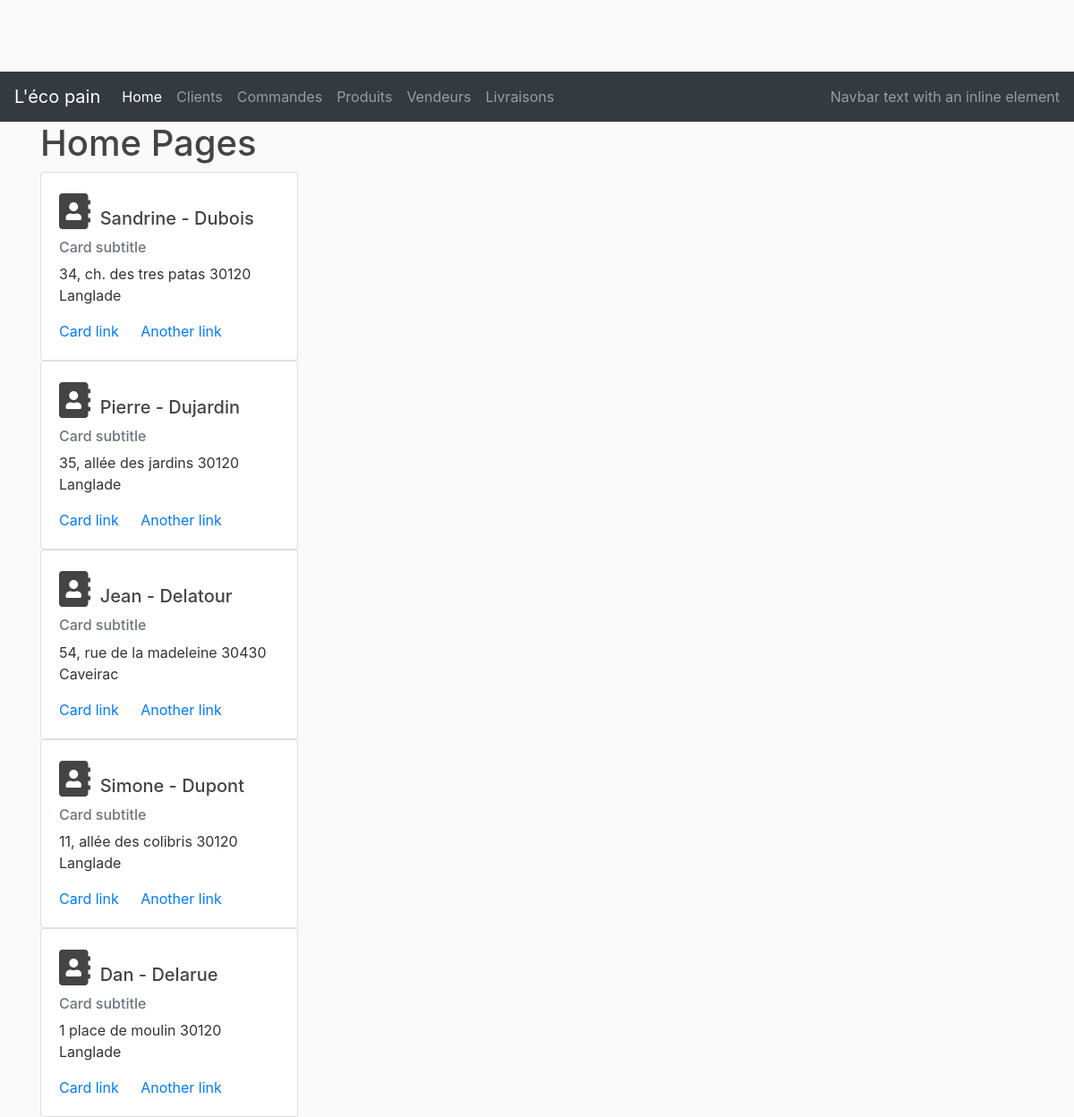
Page /home on the earlier database version.
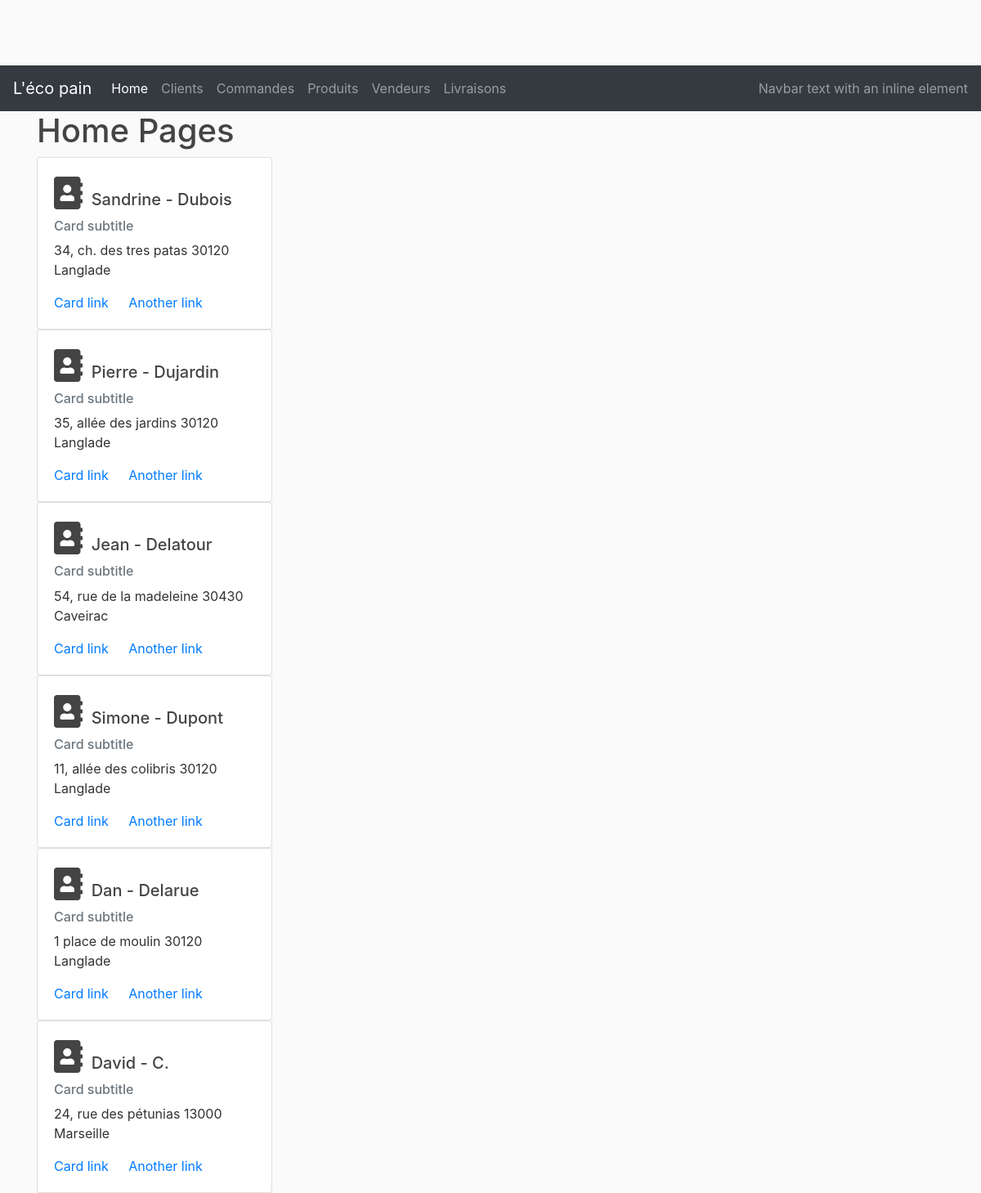
Same page on the later database version.
### lecopain/dao/customer.py (models this page shows, shortened)
class Customer(db.Model)        :
    __tablename__               = 'customers'
    id                          = db.Column(db.Integer, primary_key                             = True)
    firstname                   = db.Column(db.String(50), nullable                             = False)
    lastname                    = db.Column(db.String(50), nullable                             = False)
    address                     = db.Column(db.String(200))
    cp                          = db.Column(db.String(20))
    city                        = db.Column(db.String(50))
    email                       = db.Column(db.String(200), nullable                            = False)
    created_at                  = db.Column(db.DateTime, nullable                               = False, default = datetime.utcnow)
    orders                      = db.relationship('CustomerOrder', backref                      = 'owner', lazy  = True)

### lecopain/routes.py (the view)
@app.route("/")
@app.route("/home")
def index()                                        :
    customers                                      = Customer.query.all()
    return render_template('index.html', customers = customers)

### lecopain/templates/index.html
{% extends "layout.html" %}
{% block content %}
<h1>Home Pages</h1>
    {% for customer in customers %}
    <div class="card" style="width: 18rem;">
        <div class="card-body">
            <h5 class="card-title">
                    <span style="font-size: 2em;">
                            <i class="fas fa-address-book "></i>
                    </span>
                    {{customer.firstname}} - {{customer.lastname}}</h5>
            <h6 class="card-subtitle mb-2 text-muted">Card subtitle</h6>
            <p class="card-text">{{ customer.address }} {{ customer.cp }} {{ customer.city }}</p>
            <a href="#" class="card-link">Card link</a>
            <a href="#" class="card-link">Another link</a>
        </div>
    </div>
    {% endfor %}
{% endblock %}

Differences in the rows shown:
added Customer: firstname "David", lastname "C.", address "24, rue des pétunias", cp "13000", city "Marseille"
